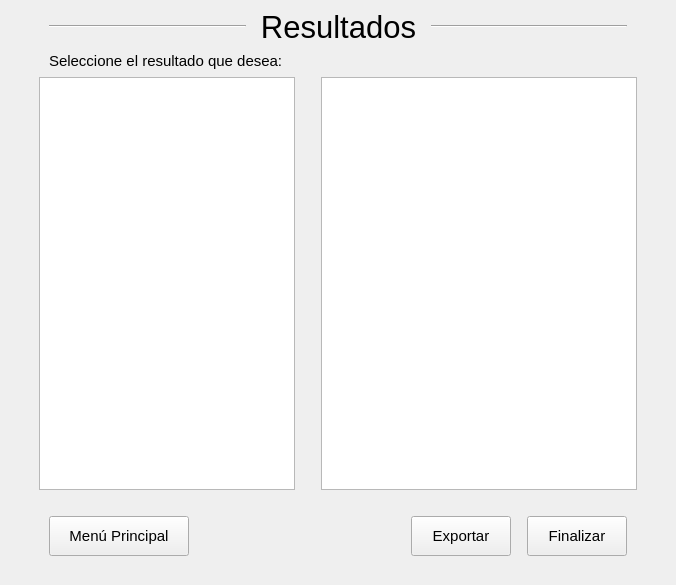
<?xml version="1.0" encoding="UTF-8"?>
<ui version="4.0">
 <class>MainWindow</class>
 <widget class="QMainWindow" name="MainWindow">
  <property name="geometry">
   <rect>
    <x>0</x>
    <y>0</y>
    <width>676</width>
    <height>585</height>
   </rect>
  </property>
  <property name="font">
   <font>
    <pointsize>11</pointsize>
   </font>
  </property>
  <property name="windowTitle">
   <string>Simulador de Colas</string>
  </property>
  <property name="windowIcon">
   <iconset resource="iconos.qrc">
    <normaloff>:/iconos/iconos/cola.png</normaloff>:/iconos/iconos/cola.png</iconset>
  </property>
  <widget class="QWidget" name="centralwidget">
   <layout class="QVBoxLayout" name="verticalLayout_2">
    <item>
     <layout class="QHBoxLayout" name="horizontalLayout_6">
      <item>
       <spacer name="horizontalSpacer_18">
        <property name="orientation">
         <enum>Qt::Horizontal</enum>
        </property>
        <property name="sizeType">
         <enum>QSizePolicy::Minimum</enum>
        </property>
        <property name="sizeHint" stdset="0">
         <size>
          <width>40</width>
          <height>20</height>
         </size>
        </property>
       </spacer>
      </item>
      <item>
       <widget class="Line" name="line">
        <property name="orientation">
         <enum>Qt::Horizontal</enum>
        </property>
       </widget>
      </item>
      <item>
       <widget class="QLabel" name="tituloLabel">
        <property name="sizePolicy">
         <sizepolicy hsizetype="Fixed" vsizetype="Fixed">
          <horstretch>0</horstretch>
          <verstretch>0</verstretch>
         </sizepolicy>
        </property>
        <property name="font">
         <font>
          <pointsize>23</pointsize>
         </font>
        </property>
        <property name="text">
         <string> Resultados </string>
        </property>
        <property name="alignment">
         <set>Qt::AlignCenter</set>
        </property>
       </widget>
      </item>
      <item>
       <widget class="Line" name="line_2">
        <property name="orientation">
         <enum>Qt::Horizontal</enum>
        </property>
       </widget>
      </item>
      <item>
       <spacer name="horizontalSpacer_19">
        <property name="orientation">
         <enum>Qt::Horizontal</enum>
        </property>
        <property name="sizeType">
         <enum>QSizePolicy::Minimum</enum>
        </property>
        <property name="sizeHint" stdset="0">
         <size>
          <width>40</width>
          <height>20</height>
         </size>
        </property>
       </spacer>
      </item>
     </layout>
    </item>
    <item>
     <layout class="QHBoxLayout" name="horizontalLayout_5">
      <item>
       <spacer name="horizontalSpacer_9">
        <property name="orientation">
         <enum>Qt::Horizontal</enum>
        </property>
        <property name="sizeType">
         <enum>QSizePolicy::Fixed</enum>
        </property>
        <property name="sizeHint" stdset="0">
         <size>
          <width>40</width>
          <height>20</height>
         </size>
        </property>
       </spacer>
      </item>
      <item>
       <widget class="QLabel" name="label">
        <property name="sizePolicy">
         <sizepolicy hsizetype="Minimum" vsizetype="Minimum">
          <horstretch>0</horstretch>
          <verstretch>0</verstretch>
         </sizepolicy>
        </property>
        <property name="font">
         <font>
          <pointsize>11</pointsize>
         </font>
        </property>
        <property name="text">
         <string>Seleccione el resultado que desea:</string>
        </property>
       </widget>
      </item>
     </layout>
    </item>
    <item>
     <layout class="QHBoxLayout" name="horizontalLayout">
      <item>
       <spacer name="horizontalSpacer_2">
        <property name="orientation">
         <enum>Qt::Horizontal</enum>
        </property>
        <property name="sizeType">
         <enum>QSizePolicy::Fixed</enum>
        </property>
        <property name="sizeHint" stdset="0">
         <size>
          <width>30</width>
          <height>20</height>
         </size>
        </property>
       </spacer>
      </item>
      <item>
       <widget class="QTreeView" name="treeView">
        <property name="sizePolicy">
         <sizepolicy hsizetype="Fixed" vsizetype="Expanding">
          <horstretch>0</horstretch>
          <verstretch>0</verstretch>
         </sizepolicy>
        </property>
       </widget>
      </item>
      <item>
       <spacer name="horizontalSpacer">
        <property name="orientation">
         <enum>Qt::Horizontal</enum>
        </property>
        <property name="sizeType">
         <enum>QSizePolicy::Fixed</enum>
        </property>
        <property name="sizeHint" stdset="0">
         <size>
          <width>20</width>
          <height>20</height>
         </size>
        </property>
       </spacer>
      </item>
      <item>
       <layout class="QVBoxLayout" name="verticalLayout_x">
        <item>
         <widget class="QTableView" name="tablaResultados">
          <property name="sizePolicy">
           <sizepolicy hsizetype="Expanding" vsizetype="Expanding">
            <horstretch>0</horstretch>
            <verstretch>0</verstretch>
           </sizepolicy>
          </property>
          <property name="minimumSize">
           <size>
            <width>0</width>
            <height>200</height>
           </size>
          </property>
          <property name="selectionMode">
           <enum>QAbstractItemView::SingleSelection</enum>
          </property>
          <property name="selectionBehavior">
           <enum>QAbstractItemView::SelectRows</enum>
          </property>
         </widget>
        </item>
        <item>
         <layout class="QVBoxLayout" name="layoutGrafico"/>
        </item>
       </layout>
      </item>
      <item>
       <spacer name="horizontalSpacer_3">
        <property name="orientation">
         <enum>Qt::Horizontal</enum>
        </property>
        <property name="sizeType">
         <enum>QSizePolicy::Fixed</enum>
        </property>
        <property name="sizeHint" stdset="0">
         <size>
          <width>30</width>
          <height>20</height>
         </size>
        </property>
       </spacer>
      </item>
     </layout>
    </item>
    <item>
     <spacer name="verticalSpacer">
      <property name="orientation">
       <enum>Qt::Vertical</enum>
      </property>
      <property name="sizeType">
       <enum>QSizePolicy::Fixed</enum>
      </property>
      <property name="sizeHint" stdset="0">
       <size>
        <width>20</width>
        <height>20</height>
       </size>
      </property>
     </spacer>
    </item>
    <item>
     <layout class="QHBoxLayout" name="horizontalLayout_4">
      <item>
       <spacer name="horizontalSpacer_11">
        <property name="orientation">
         <enum>Qt::Horizontal</enum>
        </property>
        <property name="sizeType">
         <enum>QSizePolicy::Fixed</enum>
        </property>
        <property name="sizeHint" stdset="0">
         <size>
          <width>40</width>
          <height>20</height>
         </size>
        </property>
       </spacer>
      </item>
      <item>
       <widget class="QPushButton" name="bVolver">
        <property name="minimumSize">
         <size>
          <width>140</width>
          <height>40</height>
         </size>
        </property>
        <property name="text">
         <string>Menú Principal</string>
        </property>
        <property name="icon">
         <iconset resource="iconos.qrc">
          <normaloff>:/iconos/iconos/001_home-128.png</normaloff>:/iconos/iconos/001_home-128.png</iconset>
        </property>
       </widget>
      </item>
      <item>
       <spacer name="horizontalSpacer_7">
        <property name="orientation">
         <enum>Qt::Horizontal</enum>
        </property>
        <property name="sizeHint" stdset="0">
         <size>
          <width>40</width>
          <height>20</height>
         </size>
        </property>
       </spacer>
      </item>
      <item>
       <widget class="QPushButton" name="bExportar">
        <property name="minimumSize">
         <size>
          <width>100</width>
          <height>40</height>
         </size>
        </property>
        <property name="text">
         <string>Exportar</string>
        </property>
        <property name="icon">
         <iconset resource="iconos.qrc">
          <normaloff>:/iconos/iconos/export-3.png</normaloff>:/iconos/iconos/export-3.png</iconset>
        </property>
       </widget>
      </item>
      <item>
       <spacer name="horizontalSpacer_10">
        <property name="orientation">
         <enum>Qt::Horizontal</enum>
        </property>
        <property name="sizeType">
         <enum>QSizePolicy::Fixed</enum>
        </property>
        <property name="sizeHint" stdset="0">
         <size>
          <width>10</width>
          <height>20</height>
         </size>
        </property>
       </spacer>
      </item>
      <item>
       <widget class="QPushButton" name="bFinalizar">
        <property name="minimumSize">
         <size>
          <width>100</width>
          <height>40</height>
         </size>
        </property>
        <property name="text">
         <string>Finalizar</string>
        </property>
        <property name="icon">
         <iconset resource="iconos.qrc">
          <normaloff>:/iconos/iconos/cropped-power-button-icon.png</normaloff>:/iconos/iconos/cropped-power-button-icon.png</iconset>
        </property>
       </widget>
      </item>
      <item>
       <spacer name="horizontalSpacer_8">
        <property name="orientation">
         <enum>Qt::Horizontal</enum>
        </property>
        <property name="sizeType">
         <enum>QSizePolicy::Fixed</enum>
        </property>
        <property name="sizeHint" stdset="0">
         <size>
          <width>40</width>
          <height>20</height>
         </size>
        </property>
       </spacer>
      </item>
     </layout>
    </item>
    <item>
     <spacer name="verticalSpacer_2">
      <property name="orientation">
       <enum>Qt::Vertical</enum>
      </property>
      <property name="sizeType">
       <enum>QSizePolicy::Fixed</enum>
      </property>
      <property name="sizeHint" stdset="0">
       <size>
        <width>20</width>
        <height>20</height>
       </size>
      </property>
     </spacer>
    </item>
   </layout>
  </widget>
 </widget>
 <resources>
  <include location="iconos.qrc"/>
 </resources>
 <connections/>
</ui>
